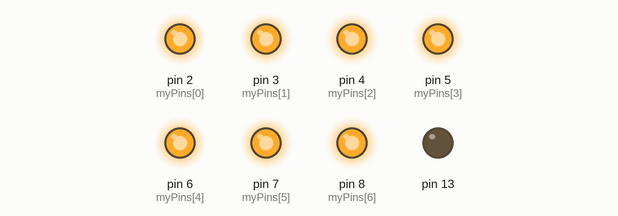
A sketch run on a simulated Arduino Uno, built with avr-gcc and run on an emulated ATmega328P. Parts: output pins drawn as LEDs (lit = HIGH).

Above: at 0.38 s.
At 0.62 s:
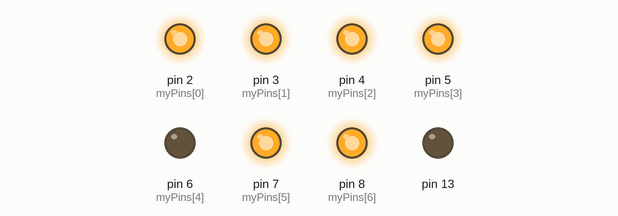
At 0.78 s:
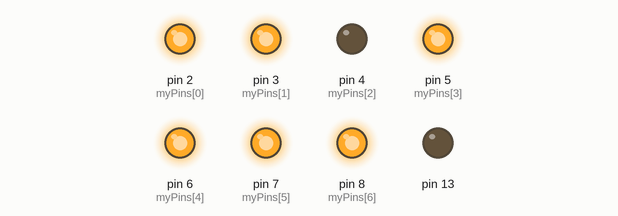
At 0.94 s:
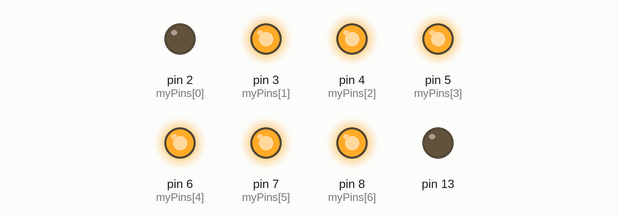
At 1.66 s:
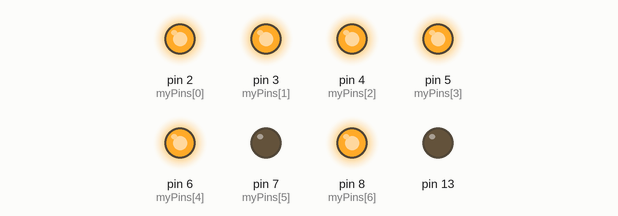
At 2.95 s:
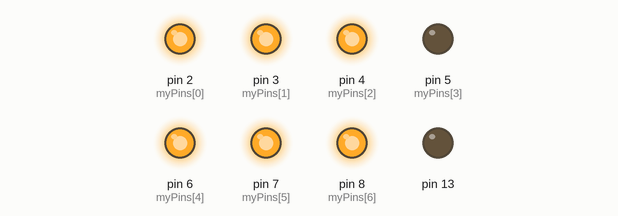
Timing chart, 0 to 3.2 s (numbered marks = the images above):
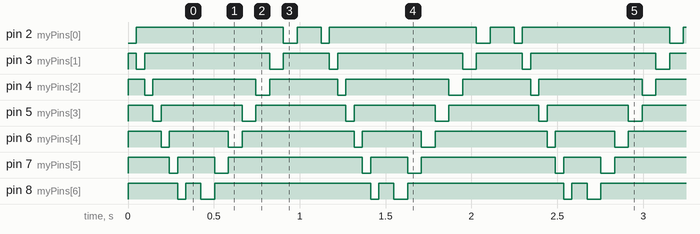

The sketch:

LEDStripAnimate.ino
```cpp
int lighted=0;
int myPins[] = {
  2, 3, 4, 5, 6, 7, 8 };

int NUM_PINS = 7;
boolean boardLED = false;

int pace = 20;

void setup() {
  for(int i=0; i<NUM_PINS; i++) {
    pinMode(myPins[i], OUTPUT);
  }
  pinMode(13, OUTPUT);
}


void loop() {
  // loop_sevenBackInverted();
  loop_backAndForthInverted();
}


void loop_oneTwoOneTwo() {
  digitalWrite(13, boardLED ? 1 : 0);
  boardLED = !boardLED;

  int pin = myPins[lighted];

  digitalWrite(pin, true);
  delay(8 * pace);
  digitalWrite(pin, false);
  delay(5 * pace);
  digitalWrite(pin, true);
  delay(20 * pace);
  digitalWrite(pin, false);
  delay(50 * pace);


  lighted = (lighted+1) % NUM_PINS;
}

void loop_allOn() {
  light(10,10,true);
}


void loop_sevenBack() {
  int a=30, b=60, c=110;

  light(0,a);
  light(1,a);
  light(2,a);
  delay(b);
  light(3,a);
  light(4,a);
  light(5,a);
  light(6,a);
  delay(c);
}

void loop_sevenBackInverted() {
  int a=30, b=60, c=110;

  light(0,a, true);
  light(1,a, true);
  light(2,a, true);
  delay(b);
  light(3,a, true);
  light(4,a, true);
  light(5,a, true);
  light(6,a, true);
  delay(c);
}

void loop_backAndForthInverted() {
  int a=24, b=40, c=60;

  light(0,a, true);
  light(1,a, true);
  light(2,a, true);
  light(3,a, true);
  light(4,a, true);
  light(5,a, true);
  light(6,a, true);
  light(-1,a, true);
  delay(b);
  light(6,b, true);
  light(5,b, true);
  light(4,b, true);
  light(3,b, true);
  light(2,b, true);
  light(1,b, true);
  light(0,b, true);
  light(-1,b,true);
  delay(c);
}

void light(int which, int howlong) {
  light(which, howlong, false);
}

void light(int which, int howlong, boolean reverse) {
  int m = 2;
  for (int i=0; i<NUM_PINS; i++) {
    digitalWrite(myPins[i], which==i ? !reverse : reverse);
  }
  delay(howlong*m);
}
```

Measured:
- by itself, pin 2 (myPins[0]): repeats every 1.1 s: LOW 0.08 s, HIGH 0.14 s, LOW 0.05 s, HIGH 0.86 s
- by itself, pin 3 (myPins[1]): repeats every 1.1 s: LOW 0.05 s, HIGH 0.73 s, LOW 0.08 s, HIGH 0.27 s
- by itself, pin 4 (myPins[2]): repeats every 1.1 s: LOW 0.05 s, HIGH 0.60 s, LOW 0.08 s, HIGH 0.40 s
- by itself, pin 5 (myPins[3]): repeats every 1.1 s: LOW 0.05 s, HIGH 0.47 s, LOW 0.08 s, HIGH 0.52 s
- by itself, pin 6 (myPins[4]): repeats every 1.1 s: LOW 0.05 s, HIGH 0.34 s, LOW 0.08 s, HIGH 0.65 s
- by itself, pin 7 (myPins[5]): repeats every 1.1 s: LOW 0.05 s, HIGH 0.22 s, LOW 0.08 s, HIGH 0.78 s
- by itself, pin 8 (myPins[6]): repeats every 1.1 s: LOW 0.05 s, HIGH 0.09 s, LOW 0.08 s, HIGH 0.91 s
